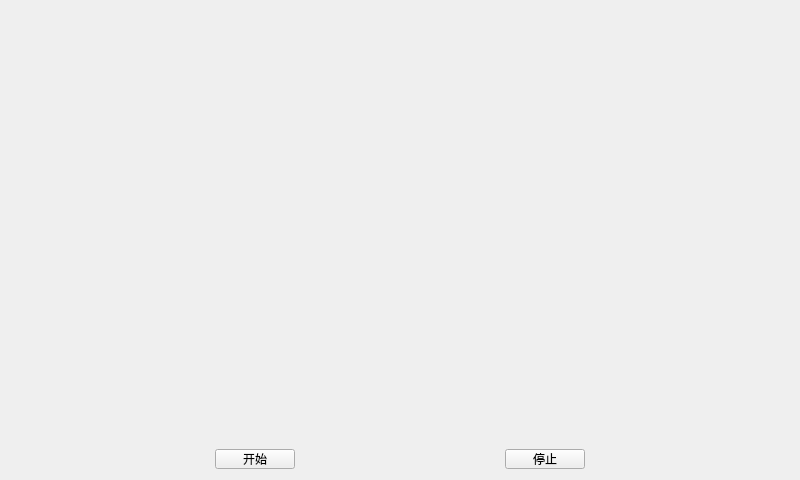
<?xml version="1.0" encoding="UTF-8"?>
<ui version="4.0">
 <class>VideoStreamReceiver</class>
 <widget class="QWidget" name="VideoStreamReceiver">
  <property name="geometry">
   <rect>
    <x>0</x>
    <y>0</y>
    <width>800</width>
    <height>480</height>
   </rect>
  </property>
  <property name="windowTitle">
   <string>VideoStreamReceiver</string>
  </property>
  <property name="styleSheet">
   <string notr="true"/>
  </property>
  <layout class="QGridLayout" name="gridLayout">
   <item row="0" column="0">
    <layout class="QVBoxLayout" name="verticalLayout">
     <item>
      <widget class="QLabel" name="label">
       <property name="minimumSize">
        <size>
         <width>0</width>
         <height>400</height>
        </size>
       </property>
       <property name="text">
        <string/>
       </property>
      </widget>
     </item>
     <item>
      <layout class="QHBoxLayout" name="horizontalLayout">
       <item>
        <spacer name="horizontalSpacer">
         <property name="orientation">
          <enum>Qt::Horizontal</enum>
         </property>
         <property name="sizeHint" stdset="0">
          <size>
           <width>25</width>
           <height>20</height>
          </size>
         </property>
        </spacer>
       </item>
       <item>
        <widget class="QPushButton" name="start_pushButton">
         <property name="minimumSize">
          <size>
           <width>0</width>
           <height>20</height>
          </size>
         </property>
         <property name="maximumSize">
          <size>
           <width>16777215</width>
           <height>20</height>
          </size>
         </property>
         <property name="text">
          <string>开始</string>
         </property>
        </widget>
       </item>
       <item>
        <spacer name="horizontalSpacer_2">
         <property name="orientation">
          <enum>Qt::Horizontal</enum>
         </property>
         <property name="sizeHint" stdset="0">
          <size>
           <width>24</width>
           <height>20</height>
          </size>
         </property>
        </spacer>
       </item>
       <item>
        <widget class="QPushButton" name="stop_pushButton">
         <property name="maximumSize">
          <size>
           <width>16777215</width>
           <height>20</height>
          </size>
         </property>
         <property name="text">
          <string>停止</string>
         </property>
        </widget>
       </item>
       <item>
        <spacer name="horizontalSpacer_3">
         <property name="orientation">
          <enum>Qt::Horizontal</enum>
         </property>
         <property name="sizeHint" stdset="0">
          <size>
           <width>25</width>
           <height>20</height>
          </size>
         </property>
        </spacer>
       </item>
      </layout>
     </item>
    </layout>
   </item>
  </layout>
 </widget>
 <layoutdefault spacing="6" margin="11"/>
 <resources/>
 <connections/>
</ui>
